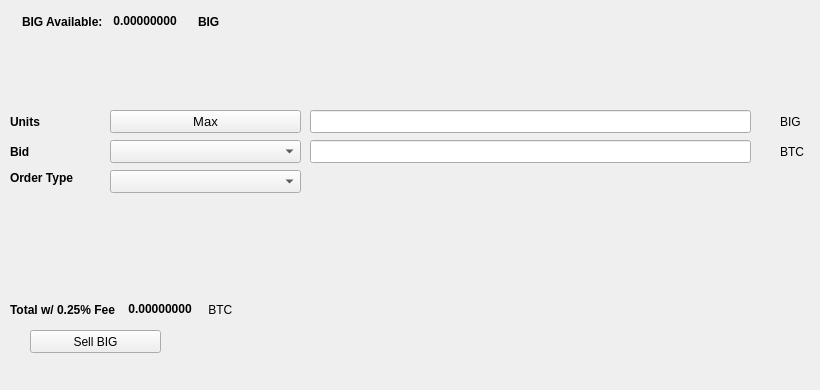
   <widget class="QWidget" name="SellTab">
    <attribute name="title">
     <string>Sell</string>
    </attribute>
    <widget class="QLabel" name="label_16">
     <property name="geometry">
      <rect>
       <x>780</x>
       <y>140</y>
       <width>31</width>
       <height>23</height>
      </rect>
     </property>
     <property name="text">
      <string>BTC</string>
     </property>
    </widget>
    <widget class="QComboBox" name="SellBidcomboBox">
     <property name="geometry">
      <rect>
       <x>110</x>
       <y>140</y>
       <width>191</width>
       <height>23</height>
      </rect>
     </property>
     <property name="font">
      <font>
       <pointsize>10</pointsize>
      </font>
     </property>
    </widget>
    <widget class="QLabel" name="label_18">
     <property name="geometry">
      <rect>
       <x>10</x>
       <y>110</y>
       <width>46</width>
       <height>23</height>
      </rect>
     </property>
     <property name="font">
      <font>
       <weight>75</weight>
       <bold>true</bold>
      </font>
     </property>
     <property name="text">
      <string>Units</string>
     </property>
    </widget>
    <widget class="QPushButton" name="Sell_Max_Amount">
     <property name="geometry">
      <rect>
       <x>110</x>
       <y>110</y>
       <width>191</width>
       <height>23</height>
      </rect>
     </property>
     <property name="font">
      <font>
       <pointsize>10</pointsize>
      </font>
     </property>
     <property name="text">
      <string>Max</string>
     </property>
    </widget>
    <widget class="QLabel" name="label_20">
     <property name="geometry">
      <rect>
       <x>10</x>
       <y>170</y>
       <width>91</width>
       <height>16</height>
      </rect>
     </property>
     <property name="font">
      <font>
       <weight>75</weight>
       <bold>true</bold>
      </font>
     </property>
     <property name="text">
      <string>Order Type</string>
     </property>
    </widget>
    <widget class="QComboBox" name="SellOrdertypeCombo">
     <property name="geometry">
      <rect>
       <x>110</x>
       <y>170</y>
       <width>191</width>
       <height>23</height>
      </rect>
     </property>
     <property name="font">
      <font>
       <pointsize>10</pointsize>
      </font>
     </property>
    </widget>
    <widget class="QLabel" name="label_21">
     <property name="geometry">
      <rect>
       <x>10</x>
       <y>140</y>
       <width>46</width>
       <height>23</height>
      </rect>
     </property>
     <property name="font">
      <font>
       <weight>75</weight>
       <bold>true</bold>
      </font>
     </property>
     <property name="text">
      <string>Bid</string>
     </property>
    </widget>
    <widget class="QLabel" name="label_22">
     <property name="geometry">
      <rect>
       <x>780</x>
       <y>110</y>
       <width>31</width>
       <height>23</height>
      </rect>
     </property>
     <property name="text">
      <string>BIG</string>
     </property>
    </widget>
    <widget class="QLineEdit" name="UnitsInputBIG">
     <property name="geometry">
      <rect>
       <x>310</x>
       <y>110</y>
       <width>441</width>
       <height>23</height>
      </rect>
     </property>
     <property name="font">
      <font>
       <pointsize>9</pointsize>
       <weight>75</weight>
       <bold>true</bold>
      </font>
     </property>
    </widget>
    <widget class="QLineEdit" name="SellBidPriceEdit">
     <property name="geometry">
      <rect>
       <x>310</x>
       <y>140</y>
       <width>441</width>
       <height>23</height>
      </rect>
     </property>
     <property name="font">
      <font>
       <pointsize>9</pointsize>
       <weight>75</weight>
       <bold>true</bold>
      </font>
     </property>
    </widget>
    <widget class="QPushButton" name="SellBIGBTN">
     <property name="geometry">
      <rect>
       <x>30</x>
       <y>330</y>
       <width>131</width>
       <height>23</height>
      </rect>
     </property>
     <property name="text">
      <string>Sell BIG</string>
     </property>
     <property name="icon">
      <iconset resource="../big">
       <normaloff>:/icons/bitcoin</normaloff>:/icons/bitcoin</iconset>
     </property>
    </widget>
    <widget class="QWidget" name="layoutWidget3">
     <property name="geometry">
      <rect>
       <x>22</x>
       <y>12</y>
       <width>258</width>
       <height>19</height>
      </rect>
     </property>
     <layout class="QHBoxLayout" name="horizontalLayout">
      <item>
       <widget class="QLabel" name="label232_2">
        <property name="font">
         <font>
          <weight>75</weight>
          <bold>true</bold>
         </font>
        </property>
        <property name="text">
         <string>BIG Available:</string>
        </property>
       </widget>
      </item>
      <item>
       <widget class="QLabel" name="BIGAvailableLabel">
        <property name="palette">
         <palette>
          <active>
           <colorrole role="WindowText">
            <brush brushstyle="SolidPattern">
             <color alpha="255">
              <red>0</red>
              <green>0</green>
              <blue>0</blue>
             </color>
            </brush>
           </colorrole>
           <colorrole role="Button">
            <brush brushstyle="SolidPattern">
             <color alpha="255">
              <red>0</red>
              <green>170</green>
              <blue>0</blue>
             </color>
            </brush>
           </colorrole>
           <colorrole role="Light">
            <brush brushstyle="SolidPattern">
             <color alpha="255">
              <red>0</red>
              <green>255</green>
              <blue>0</blue>
             </color>
            </brush>
           </colorrole>
           <colorrole role="Midlight">
            <brush brushstyle="SolidPattern">
             <color alpha="255">
              <red>0</red>
              <green>212</green>
              <blue>0</blue>
             </color>
            </brush>
           </colorrole>
           <colorrole role="Dark">
            <brush brushstyle="SolidPattern">
             <color alpha="255">
              <red>0</red>
              <green>85</green>
              <blue>0</blue>
             </color>
            </brush>
           </colorrole>
           <colorrole role="Mid">
            <brush brushstyle="SolidPattern">
             <color alpha="255">
              <red>0</red>
              <green>113</green>
              <blue>0</blue>
             </color>
            </brush>
           </colorrole>
           <colorrole role="Text">
            <brush brushstyle="SolidPattern">
             <color alpha="255">
              <red>0</red>
              <green>170</green>
              <blue>0</blue>
             </color>
            </brush>
           </colorrole>
           <colorrole role="BrightText">
            <brush brushstyle="SolidPattern">
             <color alpha="255">
              <red>255</red>
              <green>255</green>
              <blue>255</blue>
             </color>
            </brush>
           </colorrole>
           <colorrole role="ButtonText">
            <brush brushstyle="SolidPattern">
             <color alpha="255">
              <red>0</red>
              <green>0</green>
              <blue>0</blue>
             </color>
            </brush>
           </colorrole>
           <colorrole role="Base">
            <brush brushstyle="SolidPattern">
             <color alpha="255">
              <red>255</red>
              <green>255</green>
              <blue>255</blue>
             </color>
            </brush>
           </colorrole>
           <colorrole role="Window">
            <brush brushstyle="SolidPattern">
             <color alpha="255">
              <red>0</red>
              <green>170</green>
              <blue>0</blue>
             </color>
            </brush>
           </colorrole>
           <colorrole role="Shadow">
            <brush brushstyle="SolidPattern">
             <color alpha="255">
              <red>0</red>
              <green>0</green>
              <blue>0</blue>
             </color>
            </brush>
           </colorrole>
           <colorrole role="AlternateBase">
            <brush brushstyle="SolidPattern">
             <color alpha="255">
              <red>127</red>
              <green>212</green>
              <blue>127</blue>
             </color>
            </brush>
           </colorrole>
           <colorrole role="ToolTipBase">
            <brush brushstyle="SolidPattern">
             <color alpha="255">
              <red>255</red>
              <green>255</green>
              <blue>220</blue>
             </color>
            </brush>
           </colorrole>
           <colorrole role="ToolTipText">
            <brush brushstyle="SolidPattern">
             <color alpha="255">
              <red>0</red>
              <green>0</green>
              <blue>0</blue>
             </color>
            </brush>
           </colorrole>
          </active>
          <inactive>
           <colorrole role="WindowText">
            <brush brushstyle="SolidPattern">
             <color alpha="255">
              <red>0</red>
              <green>0</green>
              <blue>0</blue>
             </color>
            </brush>
           </colorrole>
           <colorrole role="Button">
            <brush brushstyle="SolidPattern">
             <color alpha="255">
              <red>0</red>
              <green>170</green>
              <blue>0</blue>
             </color>
            </brush>
           </colorrole>
           <colorrole role="Light">
            <brush brushstyle="SolidPattern">
             <color alpha="255">
              <red>0</red>
              <green>255</green>
              <blue>0</blue>
             </color>
            </brush>
           </colorrole>
           <colorrole role="Midlight">
            <brush brushstyle="SolidPattern">
             <color alpha="255">
              <red>0</red>
              <green>212</green>
              <blue>0</blue>
             </color>
            </brush>
           </colorrole>
           <colorrole role="Dark">
            <brush brushstyle="SolidPattern">
             <color alpha="255">
              <red>0</red>
              <green>85</green>
              <blue>0</blue>
             </color>
            </brush>
           </colorrole>
           <colorrole role="Mid">
            <brush brushstyle="SolidPattern">
             <color alpha="255">
              <red>0</red>
              <green>113</green>
              <blue>0</blue>
             </color>
            </brush>
           </colorrole>
           <colorrole role="Text">
            <brush brushstyle="SolidPattern">
             <color alpha="255">
              <red>0</red>
              <green>170</green>
              <blue>0</blue>
             </color>
            </brush>
           </colorrole>
           <colorrole role="BrightText">
            <brush brushstyle="SolidPattern">
             <color alpha="255">
              <red>255</red>
              <green>255</green>
              <blue>255</blue>
             </color>
            </brush>
           </colorrole>
           <colorrole role="ButtonText">
            <brush brushstyle="SolidPattern">
             <color alpha="255">
              <red>0</red>
              <green>0</green>
              <blue>0</blue>
             </color>
            </brush>
           </colorrole>
           <colorrole role="Base">
            <brush brushstyle="SolidPattern">
             <color alpha="255">
              <red>255</red>
              <green>255</green>
              <blue>255</blue>
             </color>
            </brush>
           </colorrole>
           <colorrole role="Window">
            <brush brushstyle="SolidPattern">
             <color alpha="255">
              <red>0</red>
              <green>170</green>
              <blue>0</blue>
             </color>
            </brush>
           </colorrole>
           <colorrole role="Shadow">
            <brush brushstyle="SolidPattern">
             <color alpha="255">
              <red>0</red>
              <green>0</green>
              <blue>0</blue>
             </color>
            </brush>
           </colorrole>
           <colorrole role="AlternateBase">
            <brush brushstyle="SolidPattern">
             <color alpha="255">
              <red>127</red>
              <green>212</green>
              <blue>127</blue>
             </color>
            </brush>
           </colorrole>
           <colorrole role="ToolTipBase">
            <brush brushstyle="SolidPattern">
             <color alpha="255">
              <red>255</red>
              <green>255</green>
              <blue>220</blue>
             </color>
            </brush>
           </colorrole>
           <colorrole role="ToolTipText">
            <brush brushstyle="SolidPattern">
             <color alpha="255">
              <red>0</red>
              <green>0</green>
              <blue>0</blue>
             </color>
            </brush>
           </colorrole>
          </inactive>
          <disabled>
           <colorrole role="WindowText">
            <brush brushstyle="SolidPattern">
             <color alpha="255">
              <red>0</red>
              <green>85</green>
              <blue>0</blue>
             </color>
            </brush>
           </colorrole>
           <colorrole role="Button">
            <brush brushstyle="SolidPattern">
             <color alpha="255">
              <red>0</red>
              <green>170</green>
              <blue>0</blue>
             </color>
            </brush>
           </colorrole>
           <colorrole role="Light">
            <brush brushstyle="SolidPattern">
             <color alpha="255">
              <red>0</red>
              <green>255</green>
              <blue>0</blue>
             </color>
            </brush>
           </colorrole>
           <colorrole role="Midlight">
            <brush brushstyle="SolidPattern">
             <color alpha="255">
              <red>0</red>
              <green>212</green>
              <blue>0</blue>
             </color>
            </brush>
           </colorrole>
           <colorrole role="Dark">
            <brush brushstyle="SolidPattern">
             <color alpha="255">
              <red>0</red>
              <green>85</green>
              <blue>0</blue>
             </color>
            </brush>
           </colorrole>
           <colorrole role="Mid">
            <brush brushstyle="SolidPattern">
             <color alpha="255">
              <red>0</red>
              <green>113</green>
              <blue>0</blue>
             </color>
            </brush>
           </colorrole>
           <colorrole role="Text">
            <brush brushstyle="SolidPattern">
             <color alpha="255">
              <red>0</red>
              <green>85</green>
              <blue>0</blue>
             </color>
            </brush>
           </colorrole>
           <colorrole role="BrightText">
            <brush brushstyle="SolidPattern">
             <color alpha="255">
              <red>255</red>
              <green>255</green>
              <blue>255</blue>
             </color>
            </brush>
           </colorrole>
           <colorrole role="ButtonText">
            <brush brushstyle="SolidPattern">
             <color alpha="255">
              <red>0</red>
              <green>85</green>
              <blue>0</blue>
             </color>
            </brush>
           </colorrole>
           <colorrole role="Base">
            <brush brushstyle="SolidPattern">
             <color alpha="255">
              <red>0</red>
              <green>170</green>
              <blue>0</blue>
             </color>
            </brush>
           </colorrole>
           <colorrole role="Window">
            <brush brushstyle="SolidPattern">
             <color alpha="255">
              <red>0</red>
              <green>170</green>
              <blue>0</blue>
             </color>
            </brush>
           </colorrole>
           <colorrole role="Shadow">
            <brush brushstyle="SolidPattern">
             <color alpha="255">
              <red>0</red>
              <green>0</green>
              <blue>0</blue>
             </color>
            </brush>
           </colorrole>
           <colorrole role="AlternateBase">
            <brush brushstyle="SolidPattern">
             <color alpha="255">
              <red>0</red>
              <green>170</green>
              <blue>0</blue>
             </color>
            </brush>
           </colorrole>
           <colorrole role="ToolTipBase">
            <brush brushstyle="SolidPattern">
             <color alpha="255">
              <red>255</red>
              <green>255</green>
              <blue>220</blue>
             </color>
            </brush>
           </colorrole>
           <colorrole role="ToolTipText">
            <brush brushstyle="SolidPattern">
             <color alpha="255">
              <red>0</red>
              <green>0</green>
              <blue>0</blue>
             </color>
            </brush>
           </colorrole>
          </disabled>
         </palette>
        </property>
        <property name="font">
         <font>
          <weight>75</weight>
          <bold>true</bold>
         </font>
        </property>
        <property name="text">
         <string> 0.00000000 </string>
        </property>
        <property name="textInteractionFlags">
         <set>Qt::LinksAccessibleByMouse|Qt::TextSelectableByKeyboard|Qt::TextSelectableByMouse</set>
        </property>
       </widget>
      </item>
      <item>
       <widget class="QLabel" name="labelBIG">
        <property name="font">
         <font>
          <weight>75</weight>
          <bold>true</bold>
         </font>
        </property>
        <property name="text">
         <string>BIG</string>
        </property>
       </widget>
      </item>
     </layout>
    </widget>
    <widget class="QWidget" name="layoutWidget">
     <property name="geometry">
      <rect>
       <x>10</x>
       <y>300</y>
       <width>268</width>
       <height>19</height>
      </rect>
     </property>
     <layout class="QHBoxLayout" name="horizontalLayout_2">
      <item>
       <widget class="QLabel" name="label_19">
        <property name="font">
         <font>
          <weight>75</weight>
          <bold>true</bold>
         </font>
        </property>
        <property name="text">
         <string>Total w/ 0.25% Fee </string>
        </property>
       </widget>
      </item>
      <item>
       <widget class="QLabel" name="SellCostLabel">
        <property name="palette">
         <palette>
          <active>
           <colorrole role="WindowText">
            <brush brushstyle="SolidPattern">
             <color alpha="255">
              <red>0</red>
              <green>0</green>
              <blue>0</blue>
             </color>
            </brush>
           </colorrole>
           <colorrole role="Button">
            <brush brushstyle="SolidPattern">
             <color alpha="255">
              <red>0</red>
              <green>170</green>
              <blue>0</blue>
             </color>
            </brush>
           </colorrole>
           <colorrole role="Light">
            <brush brushstyle="SolidPattern">
             <color alpha="255">
              <red>0</red>
              <green>255</green>
              <blue>0</blue>
             </color>
            </brush>
           </colorrole>
           <colorrole role="Midlight">
            <brush brushstyle="SolidPattern">
             <color alpha="255">
              <red>0</red>
              <green>212</green>
              <blue>0</blue>
             </color>
            </brush>
           </colorrole>
           <colorrole role="Dark">
            <brush brushstyle="SolidPattern">
             <color alpha="255">
              <red>0</red>
              <green>85</green>
              <blue>0</blue>
             </color>
            </brush>
           </colorrole>
           <colorrole role="Mid">
            <brush brushstyle="SolidPattern">
             <color alpha="255">
              <red>0</red>
              <green>113</green>
              <blue>0</blue>
             </color>
            </brush>
           </colorrole>
           <colorrole role="Text">
            <brush brushstyle="SolidPattern">
             <color alpha="255">
              <red>0</red>
              <green>170</green>
              <blue>0</blue>
             </color>
            </brush>
           </colorrole>
           <colorrole role="BrightText">
            <brush brushstyle="SolidPattern">
             <color alpha="255">
              <red>255</red>
              <green>255</green>
              <blue>255</blue>
             </color>
            </brush>
           </colorrole>
           <colorrole role="ButtonText">
            <brush brushstyle="SolidPattern">
             <color alpha="255">
              <red>0</red>
              <green>0</green>
              <blue>0</blue>
             </color>
            </brush>
           </colorrole>
           <colorrole role="Base">
            <brush brushstyle="SolidPattern">
             <color alpha="255">
              <red>255</red>
              <green>255</green>
              <blue>255</blue>
             </color>
            </brush>
           </colorrole>
           <colorrole role="Window">
            <brush brushstyle="SolidPattern">
             <color alpha="255">
              <red>0</red>
              <green>170</green>
              <blue>0</blue>
             </color>
            </brush>
           </colorrole>
           <colorrole role="Shadow">
            <brush brushstyle="SolidPattern">
             <color alpha="255">
              <red>0</red>
              <green>0</green>
              <blue>0</blue>
             </color>
            </brush>
           </colorrole>
           <colorrole role="AlternateBase">
            <brush brushstyle="SolidPattern">
             <color alpha="255">
              <red>127</red>
              <green>212</green>
              <blue>127</blue>
             </color>
            </brush>
           </colorrole>
           <colorrole role="ToolTipBase">
            <brush brushstyle="SolidPattern">
             <color alpha="255">
              <red>255</red>
              <green>255</green>
              <blue>220</blue>
             </color>
            </brush>
           </colorrole>
           <colorrole role="ToolTipText">
            <brush brushstyle="SolidPattern">
             <color alpha="255">
              <red>0</red>
              <green>0</green>
              <blue>0</blue>
             </color>
            </brush>
           </colorrole>
          </active>
          <inactive>
           <colorrole role="WindowText">
            <brush brushstyle="SolidPattern">
             <color alpha="255">
              <red>0</red>
              <green>0</green>
              <blue>0</blue>
             </color>
            </brush>
           </colorrole>
           <colorrole role="Button">
            <brush brushstyle="SolidPattern">
             <color alpha="255">
              <red>0</red>
              <green>170</green>
              <blue>0</blue>
             </color>
            </brush>
           </colorrole>
           <colorrole role="Light">
            <brush brushstyle="SolidPattern">
             <color alpha="255">
              <red>0</red>
              <green>255</green>
              <blue>0</blue>
             </color>
            </brush>
           </colorrole>
           <colorrole role="Midlight">
            <brush brushstyle="SolidPattern">
             <color alpha="255">
              <red>0</red>
              <green>212</green>
              <blue>0</blue>
             </color>
            </brush>
           </colorrole>
           <colorrole role="Dark">
            <brush brushstyle="SolidPattern">
             <color alpha="255">
              <red>0</red>
              <green>85</green>
              <blue>0</blue>
             </color>
            </brush>
           </colorrole>
           <colorrole role="Mid">
            <brush brushstyle="SolidPattern">
             <color alpha="255">
              <red>0</red>
              <green>113</green>
              <blue>0</blue>
             </color>
            </brush>
           </colorrole>
           <colorrole role="Text">
            <brush brushstyle="SolidPattern">
             <color alpha="255">
              <red>0</red>
              <green>170</green>
              <blue>0</blue>
             </color>
            </brush>
           </colorrole>
           <colorrole role="BrightText">
            <brush brushstyle="SolidPattern">
             <color alpha="255">
              <red>255</red>
              <green>255</green>
              <blue>255</blue>
             </color>
            </brush>
           </colorrole>
           <colorrole role="ButtonText">
            <brush brushstyle="SolidPattern">
             <color alpha="255">
              <red>0</red>
              <green>0</green>
              <blue>0</blue>
             </color>
            </brush>
           </colorrole>
           <colorrole role="Base">
            <brush brushstyle="SolidPattern">
             <color alpha="255">
              <red>255</red>
              <green>255</green>
              <blue>255</blue>
             </color>
            </brush>
           </colorrole>
           <colorrole role="Window">
            <brush brushstyle="SolidPattern">
             <color alpha="255">
              <red>0</red>
              <green>170</green>
              <blue>0</blue>
             </color>
            </brush>
           </colorrole>
           <colorrole role="Shadow">
            <brush brushstyle="SolidPattern">
             <color alpha="255">
              <red>0</red>
              <green>0</green>
              <blue>0</blue>
             </color>
            </brush>
           </colorrole>
           <colorrole role="AlternateBase">
            <brush brushstyle="SolidPattern">
             <color alpha="255">
              <red>127</red>
              <green>212</green>
              <blue>127</blue>
             </color>
            </brush>
           </colorrole>
           <colorrole role="ToolTipBase">
            <brush brushstyle="SolidPattern">
             <color alpha="255">
              <red>255</red>
              <green>255</green>
              <blue>220</blue>
             </color>
            </brush>
           </colorrole>
           <colorrole role="ToolTipText">
            <brush brushstyle="SolidPattern">
             <color alpha="255">
              <red>0</red>
              <green>0</green>
              <blue>0</blue>
             </color>
            </brush>
           </colorrole>
          </inactive>
          <disabled>
           <colorrole role="WindowText">
            <brush brushstyle="SolidPattern">
             <color alpha="255">
              <red>0</red>
              <green>85</green>
              <blue>0</blue>
             </color>
            </brush>
           </colorrole>
           <colorrole role="Button">
            <brush brushstyle="SolidPattern">
             <color alpha="255">
              <red>0</red>
              <green>170</green>
              <blue>0</blue>
             </color>
            </brush>
           </colorrole>
           <colorrole role="Light">
            <brush brushstyle="SolidPattern">
             <color alpha="255">
              <red>0</red>
              <green>255</green>
              <blue>0</blue>
             </color>
            </brush>
           </colorrole>
           <colorrole role="Midlight">
            <brush brushstyle="SolidPattern">
             <color alpha="255">
              <red>0</red>
              <green>212</green>
              <blue>0</blue>
             </color>
            </brush>
           </colorrole>
           <colorrole role="Dark">
            <brush brushstyle="SolidPattern">
             <color alpha="255">
              <red>0</red>
              <green>85</green>
              <blue>0</blue>
             </color>
            </brush>
           </colorrole>
           <colorrole role="Mid">
            <brush brushstyle="SolidPattern">
             <color alpha="255">
              <red>0</red>
              <green>113</green>
              <blue>0</blue>
             </color>
            </brush>
           </colorrole>
           <colorrole role="Text">
            <brush brushstyle="SolidPattern">
             <color alpha="255">
              <red>0</red>
              <green>85</green>
              <blue>0</blue>
             </color>
            </brush>
           </colorrole>
           <colorrole role="BrightText">
            <brush brushstyle="SolidPattern">
             <color alpha="255">
              <red>255</red>
              <green>255</green>
              <blue>255</blue>
             </color>
            </brush>
           </colorrole>
           <colorrole role="ButtonText">
            <brush brushstyle="SolidPattern">
             <color alpha="255">
              <red>0</red>
              <green>85</green>
              <blue>0</blue>
             </color>
            </brush>
           </colorrole>
           <colorrole role="Base">
            <brush brushstyle="SolidPattern">
             <color alpha="255">
              <red>0</red>
              <green>170</green>
              <blue>0</blue>
             </color>
            </brush>
           </colorrole>
           <colorrole role="Window">
            <brush brushstyle="SolidPattern">
             <color alpha="255">
              <red>0</red>
              <green>170</green>
              <blue>0</blue>
             </color>
            </brush>
           </colorrole>
           <colorrole role="Shadow">
            <brush brushstyle="SolidPattern">
             <color alpha="255">
              <red>0</red>
              <green>0</green>
              <blue>0</blue>
             </color>
            </brush>
           </colorrole>
           <colorrole role="AlternateBase">
            <brush brushstyle="SolidPattern">
             <color alpha="255">
              <red>0</red>
              <green>170</green>
              <blue>0</blue>
             </color>
            </brush>
           </colorrole>
           <colorrole role="ToolTipBase">
            <brush brushstyle="SolidPattern">
             <color alpha="255">
              <red>255</red>
              <green>255</green>
              <blue>220</blue>
             </color>
            </brush>
           </colorrole>
           <colorrole role="ToolTipText">
            <brush brushstyle="SolidPattern">
             <color alpha="255">
              <red>0</red>
              <green>0</green>
              <blue>0</blue>
             </color>
            </brush>
           </colorrole>
          </disabled>
         </palette>
        </property>
        <property name="font">
         <font>
          <weight>75</weight>
          <bold>true</bold>
         </font>
        </property>
        <property name="autoFillBackground">
         <bool>false</bool>
        </property>
        <property name="text">
         <string> 0.00000000</string>
        </property>
        <property name="textInteractionFlags">
         <set>Qt::LinksAccessibleByMouse|Qt::TextSelectableByMouse</set>
        </property>
       </widget>
      </item>
      <item>
       <widget class="QLabel" name="label_17">
        <property name="font">
         <font>
          <weight>50</weight>
          <bold>false</bold>
         </font>
        </property>
        <property name="text">
         <string> BTC</string>
        </property>
       </widget>
      </item>
     </layout>
    </widget>
    <widget class="QLabel" name="label_23">
     <property name="geometry">
      <rect>
       <x>460</x>
       <y>300</y>
       <width>281</width>
       <height>81</height>
      </rect>
     </property>
     <property name="text">
      <string/>
     </property>
     <property name="pixmap">
      <pixmap>:/images/bittrex</pixmap>
     </property>
    </widget>
   </widget>
